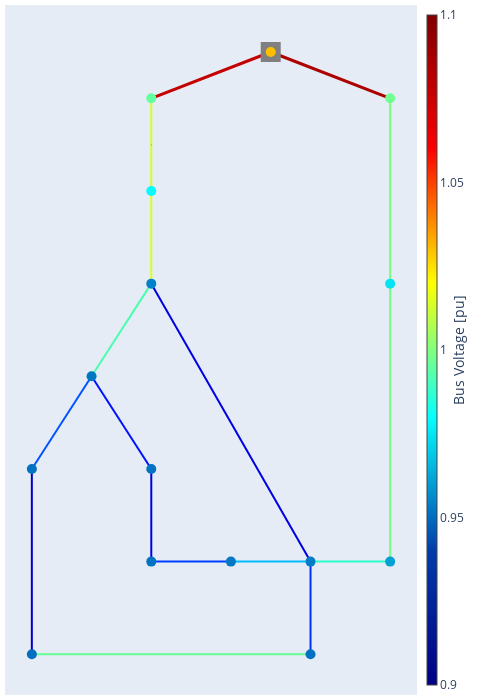

This figure's notebook cell:
### Code cell
network.switch.loc[:, "closed"] = True
pp.runpp(network)
pp.plotting.plotly.pf_res_plotly(network, auto_open=False)

### Figure 1 — Plotly figure (JSON) as saved in the notebook; plotly's stock layout.template omitted (floating-point values rounded to 4 significant figures)
{"data": [{"hoverinfo": "text", "legendgroup": "lines", "line": {"color": "rgb(212.09677419354836,255.0,34.67741935483871)", "dash": "solid", "width": 2}, "mode": "lines", "name": "lines", "showlegend": true, "text": "Line 1-2<br />I = 60.845 %<br />I_from = 0.088 kA<br />I_to = 0.088 kA<br />", "type": "scatter", "x": [4.0, 4.0, 4.0], "y": [15.0, 14.0, 13.0]}, {"hoverinfo": "text", "legendgroup": "lines", "line": {"color": "rgb(218.54838709677418,255.0,28.22580645161291)", "dash": "solid", "width": 2}, "mode": "lines", "name": "lines", "showlegend": false, "text": "Line 2-3<br />I = 61.461 %<br />I_from = 0.088 kA<br />I_to = 0.089 kA<br />", "type": "scatter", "x": [4.0, 4.0, 4.0], "y": [13.0, 12.0, 11.0]}, {"hoverinfo": "text", "legendgroup": "lines", "line": {"color": "rgb(73.38709677419354,255.0,173.38709677419354)", "dash": "solid", "width": 2}, "mode": "lines", "name": "lines", "showlegend": false, "text": "Line 3-4<br />I = 44.012 %<br />I_from = 0.064 kA<br />I_to = 0.064 kA<br />", "type": "scatter", "x": [4.0, 3.25, 2.5], "y": [11.0, 10.0, 9.0]}, {"hoverinfo": "text", "legendgroup": "lines", "line": {"color": "rgb(0.0,84.49999999999997,255.0)", "dash": "solid", "width": 2}, "mode": "lines", "name": "lines", "showlegend": false, "text": "Line 4-5<br />I = 20.931 %<br />I_from = 0.03 kA<br />I_to = 0.03 kA<br />", "type": "scatter", "x": [2.5, 1.75, 1.0], "y": [9.0, 8.0, 7.0]}, {"hoverinfo": "text", "legendgroup": "lines", "line": {"color": "rgb(0.0,0.0,195.68181818181816)", "dash": "solid", "width": 2}, "mode": "lines", "name": "lines", "showlegend": false, "text": "Line 5-6<br />I = 5.985 %<br />I_from = 0.008 kA<br />I_to = 0.009 kA<br />", "type": "scatter", "x": [1.0, 1.0, 1.0], "y": [7.0, 5.0, 3.0]}, {"hoverinfo": "text", "legendgroup": "lines", "line": {"color": "rgb(0.0,48.5,255.0)", "dash": "solid", "width": 2}, "mode": "lines", "name": "lines", "showlegend": false, "text": "Line 7-8<br />I = 17.368 %<br />I_from = 0.025 kA<br />I_to = 0.025 kA<br />", "type": "scatter", "x": [8.0, 8.0, 8.0], "y": [3.0, 4.0, 5.0]}, {"hoverinfo": "text", "legendgroup": "lines", "line": {"color": "rgb(0.0,184.5,255.0)", "dash": "solid", "width": 2}, "mode": "lines", "name": "lines", "showlegend": false, "text": "Line 8-9<br />I = 30.672 %<br />I_from = 0.044 kA<br />I_to = 0.044 kA<br />", "type": "scatter", "x": [8.0, 7.0, 6.0], "y": [5.0, 5.0, 5.0]}, {"hoverinfo": "text", "legendgroup": "lines", "line": {"color": "rgb(0.0,60.5,255.0)", "dash": "solid", "width": 2}, "mode": "lines", "name": "lines", "showlegend": false, "text": "Line 9-10<br />I = 18.546 %<br />I_from = 0.027 kA<br />I_to = 0.027 kA<br />", "type": "scatter", "x": [6.0, 5.0, 4.0], "y": [5.0, 5.0, 5.0]}, {"hoverinfo": "text", "legendgroup": "lines", "line": {"color": "rgb(0.0,0.0,227.49999999999997)", "dash": "solid", "width": 2}, "mode": "lines", "name": "lines", "showlegend": false, "text": "Line 10-11<br />I = 8.832 %<br />I_from = 0.013 kA<br />I_to = 0.013 kA<br />", "type": "scatter", "x": [4.0, 4.0, 4.0], "y": [5.0, 6.0, 7.0]}, {"hoverinfo": "text", "legendgroup": "lines", "line": {"color": "rgb(0.0,0.0,227.49999999999997)", "dash": "solid", "width": 2}, "mode": "lines", "name": "lines", "showlegend": false, "text": "Line 3-8<br />I = 8.762 %<br />I_from = 0.012 kA<br />I_to = 0.013 kA<br />", "type": "scatter", "x": [4.0, 6.0, 8.0], "y": [11.0, 8.0, 5.0]}, {"hoverinfo": "text", "legendgroup": "lines", "line": {"color": "rgb(121.77419354838707,255.0,125.00000000000001)", "dash": "solid", "width": 2}, "mode": "lines", "name": "lines", "showlegend": false, "text": "Line 12-13<br />I = 49.735 %<br />I_from = 0.097 kA<br />I_to = 0.097 kA<br />", "type": "scatter", "x": [10.0, 10.0, 10.0], "y": [15.0, 13.0, 11.0]}, {"hoverinfo": "text", "legendgroup": "lines", "line": {"color": "rgb(115.32258064516127,255.0,131.45161290322582)", "dash": "solid", "width": 2}, "mode": "lines", "name": "lines", "showlegend": false, "text": "Line 13-14<br />I = 49.184 %<br />I_from = 0.096 kA<br />I_to = 0.096 kA<br />", "type": "scatter", "x": [10.0, 10.0, 10.0], "y": [11.0, 8.0, 5.0]}, {"hoverinfo": "text", "legendgroup": "lines", "line": {"color": "rgb(99.19354838709675,255.0,147.58064516129033)", "dash": "solid", "width": 2}, "mode": "lines", "name": "lines", "showlegend": false, "text": "Line 6-7<br />I = 47.064 %<br />I_from = 0.068 kA<br />I_to = 0.068 kA<br />", "type": "scatter", "x": [1.0, 4.5, 8.0], "y": [3.0, 3.0, 3.0]}, {"hoverinfo": "text", "legendgroup": "lines", "line": {"color": "rgb(0.0,16.5,255.0)", "dash": "solid", "width": 2}, "mode": "lines", "name": "lines", "showlegend": false, "text": "Line 11-4<br />I = 14.373 %<br />I_from = 0.021 kA<br />I_to = 0.021 kA<br />", "type": "scatter", "x": [4.0, 3.25, 2.5], "y": [7.0, 8.0, 9.0]}, {"hoverinfo": "text", "legendgroup": "lines", "line": {"color": "rgb(44.354838709677416,255.0,202.4193548387097)", "dash": "solid", "width": 2}, "mode": "lines", "name": "lines", "showlegend": false, "text": "Line 14-8<br />I = 40.481 %<br />I_from = 0.079 kA<br />I_to = 0.079 kA<br />", "type": "scatter", "x": [10.0, 9.0, 8.0], "y": [5.0, 5.0, 5.0]}, {"hoverinfo": "text", "legendgroup": "lines", "marker": {"color": "rgb(128, 128, 128)", "size": 1, "symbol": "circle"}, "mode": "markers", "name": "edge_center", "showlegend": false, "text": ["Line 1-2<br />I = 60.845 %<br />I_from = 0.088 kA<br />I_to = 0.088 kA<br />", "Line 2-3<br />I = 61.461 %<br />I_from = 0.088 kA<br />I_to = 0.089 kA<br />", "Line 3-4<br />I = 44.012 %<br />I_from = 0.064 kA<br />I_to = 0.064 kA<br />", "Line 4-5<br />I = 20.931 %<br />I_from = 0.03 kA<br />I_to = 0.03 kA<br />", "Line 5-6<br />I = 5.985 %<br />I_from = 0.008 kA<br />I_to = 0.009 kA<br />", "Line 7-8<br />I = 17.368 %<br />I_from = 0.025 kA<br />I_to = 0.025 kA<br />", "Line 8-9<br />I = 30.672 %<br />I_from = 0.044 kA<br />I_to = 0.044 kA<br />", "Line 9-10<br />I = 18.546 %<br />I_from = 0.027 kA<br />I_to = 0.027 kA<br />", "Line 10-11<br />I = 8.832 %<br />I_from = 0.013 kA<br />I_to = 0.013 kA<br />", "Line 3-8<br />I = 8.762 %<br />I_from = 0.012 kA<br />I_to = 0.013 kA<br />", "Line 12-13<br />I = 49.735 %<br />I_from = 0.097 kA<br />I_to = 0.097 kA<br />", "Line 13-14<br />I = 49.184 %<br />I_from = 0.096 kA<br />I_to = 0.096 kA<br />", "Line 6-7<br />I = 47.064 %<br />I_from = 0.068 kA<br />I_to = 0.068 kA<br />", "Line 11-4<br />I = 14.373 %<br />I_from = 0.021 kA<br />I_to = 0.021 kA<br />", "Line 14-8<br />I = 40.481 %<br />I_from = 0.079 kA<br />I_to = 0.079 kA<br />"], "type": "scatter", "x": [4.0], "y": [14.0]}, {"hoverinfo": "text", "legendgroup": "2W transformers", "line": {"color": "rgb(195.68181818181822,0.0,0.0)", "width": 3.0}, "mode": "lines", "name": "2W transformers", "showlegend": true, "text": "Trafo 0-1<br />I = 93.93 %<br />I_hv = 0.123 kA<br />I_lv = 0.678 kA<br />", "type": "scatter", "x": [7.0, 5.5, 4.0], "y": [16.0, 15.5, 15.0]}, {"hoverinfo": "text", "legendgroup": "2W transformers", "line": {"color": "rgb(172.95454545454547,0.0,0.0)", "width": 3.0}, "mode": "lines", "name": "2W transformers", "showlegend": false, "text": "Trafo 0-12<br />I = 95.849 %<br />I_hv = 0.126 kA<br />I_lv = 0.692 kA<br />", "type": "scatter", "x": [7.0, 8.5, 10.0], "y": [16.0, 15.5, 15.0]}, {"hoverinfo": "text", "legendgroup": "2W transformers", "marker": {"color": "rgb(172.95454545454547,0.0,0.0)", "size": 1, "symbol": "circle"}, "mode": "markers", "name": "edge_center", "showlegend": false, "text": ["Trafo 0-1<br />I = 93.93 %<br />I_hv = 0.123 kA<br />I_lv = 0.678 kA<br />", "Trafo 0-12<br />I = 95.849 %<br />I_hv = 0.126 kA<br />I_lv = 0.692 kA<br />"], "type": "scatter", "x": [5.5], "y": [15.5]}, {"hoverinfo": "text", "marker": {"color": "rgb(128, 128, 128)", "size": 20, "symbol": "square"}, "mode": "markers", "name": "external_grid", "text": ["Bus 0"], "type": "scatter", "x": [7.0], "y": [16.0]}, {"hoverinfo": "text", "marker": {"cmax": 1.1, "cmin": 0.9, "color": [1.03, 0.995, 0.9792, 0.9543, 0.952, 0.951, 0.9502, 0.951, 0.953, 0.9522, 0.9514, 0.9513, 0.9972, 0.9742, 0.9604], "colorbar": {"thickness": 10, "title": {"side": "right", "text": "Bus Voltage [pu]"}, "x": 1.0}, "colorscale": [[0.0, "rgb(0,0,131)"], [0.2, "rgb(0,60,170)"], [0.4, "rgb(5,255,255)"], [0.6, "rgb(255,255,0)"], [0.8, "rgb(250,0,0)"], [1.0, "rgb(128,0,0)"]], "size": 10, "symbol": "circle"}, "mode": "markers", "name": "buses", "text": ["Bus 0<br />V_m = 1.03 pu<br />V_m = 113.3 kV<br />V_a = 0.0 deg", "Bus 1<br />V_m = 0.995 pu<br />V_m = 19.9 kV<br />V_a = -36.067 deg", "Bus 2<br />V_m = 0.979 pu<br />V_m = 19.585 kV<br />V_a = -36.661 deg", "Bus 3<br />V_m = 0.954 pu<br />V_m = 19.085 kV<br />V_a = -37.609 deg", "Bus 4<br />V_m = 0.952 pu<br />V_m = 19.039 kV<br />V_a = -37.72 deg", "Bus 5<br />V_m = 0.951 pu<br />V_m = 19.02 kV<br />V_a = -37.771 deg", "Bus 6<br />V_m = 0.95 pu<br />V_m = 19.005 kV<br />V_a = -37.809 deg", "Bus 7<br />V_m = 0.951 pu<br />V_m = 19.019 kV<br />V_a = -37.749 deg", "Bus 8<br />V_m = 0.953 pu<br />V_m = 19.061 kV<br />V_a = -37.604 deg", "Bus 9<br />V_m = 0.952 pu<br />V_m = 19.045 kV<br />V_a = -37.648 deg", "Bus 10<br />V_m = 0.951 pu<br />V_m = 19.028 kV<br />V_a = -37.726 deg", "Bus 11<br />V_m = 0.951 pu<br />V_m = 19.027 kV<br />V_a = -37.745 deg", "Bus 12<br />V_m = 0.997 pu<br />V_m = 19.944 kV<br />V_a = -36.236 deg", "Bus 13<br />V_m = 0.974 pu<br />V_m = 19.484 kV<br />V_a = -36.909 deg", "Bus 14<br />V_m = 0.96 pu<br />V_m = 19.207 kV<br />V_a = -37.335 deg"], "type": "scatter", "x": [7.0, 4.0, 4.0, 4.0, 2.5, 1.0, 1.0, 8.0, 8.0, 6.0, 4.0, 4.0, 10.0, 10.0, 10.0], "y": [16.0, 15.0, 13.0, 11.0, 9.0, 7.0, 3.0, 3.0, 5.0, 5.0, 5.0, 7.0, 15.0, 11.0, 5.0]}], "layout": {"autosize": true, "height": 700.0, "hovermode": "closest", "legend": {"itemsizing": "constant"}, "margin": {"b": 5, "l": 5, "r": 5, "t": 5}, "showlegend": false, "title": {"font": {"size": 16}}, "width": 484.6, "xaxis": {"showgrid": false, "showticklabels": false, "zeroline": false}, "yaxis": {"showgrid": false, "showticklabels": false, "zeroline": false}}}
